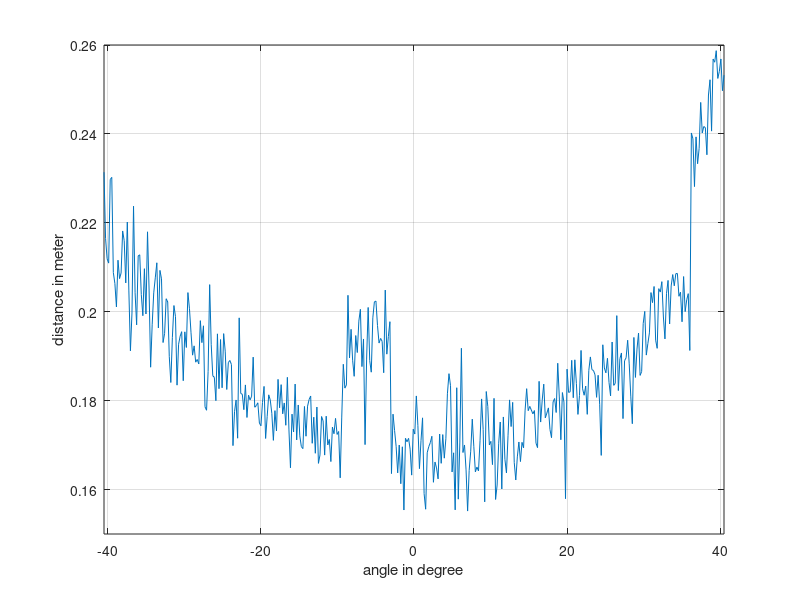

This figure's MATLAB source:
data = [0.252782, 0.25202, 0.251267, 0.250521, 0.249782, 0.249051, 0.248327, 0.247611, 0.246902, 0.2462, 0.245505, 0.244817, 0.244136, 0.243461, 0.242794, 0.242133, 0.241479, 0.240831, 0.24019, 0.239555, 0.238927, 0.238304, 0.207654, 0.207121, 0.206594, 0.206072, 0.205555, 0.205043, 0.204536, 0.204034, 0.203538, 0.203046, 0.202559, 0.202077, 0.2016, 0.201128, 0.20066, 0.200197, 0.199739, 0.199285, 0.198836, 0.198391, 0.197951, 0.197515, 0.197084, 0.196657, 0.196234, 0.195815, 0.195401, 0.194991, 0.194585, 0.194183, 0.193786, 0.193392, 0.193002, 0.192617, 0.192235, 0.191857, 0.191483, 0.191113, 0.190747, 0.190385, 0.190026, 0.189671, 0.18932, 0.188972, 0.188635, 0.188295, 0.187958, 0.187625, 0.187295, 0.186969, 0.186646, 0.186327, 0.186011, 0.185698, 0.185389, 0.185083, 0.184781, 0.184482, 0.184186, 0.183893, 0.183604, 0.183318, 0.183035, 0.182755, 0.182478, 0.182204, 0.181934, 0.181666, 0.181402, 0.181141, 0.180883, 0.180627, 0.180375, 0.180126, 0.179879, 0.179636, 0.179395, 0.179157, 0.178923, 0.178691, 0.178462, 0.178235, 0.178012, 0.177791, 0.177573, 0.177358, 0.177146, 0.176936, 0.176729, 0.176525, 0.176323, 0.176124, 0.175928, 0.175734, 0.175543, 0.175355, 0.175169, 0.174986, 0.174805, 0.174627, 0.174452, 0.174279, 0.174108, 0.17394, 0.173775, 0.173612, 0.173452, 0.173294, 0.173138, 0.172985, 0.172835, 0.172686, 0.172541, 0.172397, 0.172256, 0.172118, 0.171981, 0.171848, 0.171716, 0.171587, 0.17146, 0.171336, 0.171214, 0.171094, 0.170977, 0.170861, 0.170749, 0.170638, 0.17053, 0.170424, 0.17032, 0.170218, 0.170119, 0.170022, 0.169928, 0.169835, 0.169745, 0.169657, 0.169571, 0.169487, 0.169406, 0.169327, 0.16925, 0.169175, 0.169102, 0.169032, 0.168964, 0.168898, 0.168834, 0.168772, 0.168712, 0.168655, 0.1686, 0.168547, 0.168496, 0.168447, 0.1684, 0.168356, 0.168313, 0.168273, 0.168235, 0.168199, 0.168165, 0.168133, 0.168104, 0.168076, 0.168051, 0.168028, 0.168007, 0.167988, 0.167971, 0.167956, 0.167943, 0.167933, 0.167924, 0.167918, 0.167914, 0.167911, 0.167911, 0.167913, 0.167918, 0.167924, 0.167932, 0.167943, 0.167955, 0.16797, 0.167987, 0.168006, 0.168027, 0.16805, 0.168076, 0.168103, 0.168133, 0.192487, 0.192525, 0.192566, 0.19261, 0.192656, 0.192704, 0.192755, 0.192809, 0.192864, 0.192923, 0.192983, 0.193047, 0.193112, 0.19318, 0.193251, 0.193324, 0.1934, 0.193478, 0.193558, 0.193641, 0.193727, 0.193815, 0.193905, 0.193998, 0.194094, 0.194192, 0.194293, 0.190099, 0.185783, 0.181661, 0.17772, 0.173949, 0.170337, 0.170173, 0.170279, 0.170387, 0.170497, 0.17061, 0.170725, 0.170842, 0.170961, 0.171083, 0.171208, 0.171334, 0.171463, 0.171594, 0.171728, 0.171864, 0.172002, 0.172143, 0.172286, 0.172431, 0.172579, 0.17273, 0.172882, 0.173038, 0.173195, 0.173355, 0.173518, 0.173683, 0.173851, 0.174021, 0.174194, 0.174369, 0.174546, 0.174727, 0.17491, 0.175095, 0.175283, 0.175474, 0.175667, 0.175863, 0.176061, 0.176263, 0.176467, 0.176673, 0.176883, 0.177095, 0.177309, 0.177527, 0.177747, 0.17797, 0.178196, 0.178425, 0.178656, 0.178891, 0.179128, 0.179368, 0.179611, 0.179857, 0.180106, 0.180358, 0.180613, 0.180871, 0.181132, 0.181395, 0.181662, 0.181932, 0.182205, 0.182482, 0.182761, 0.183044, 0.183329, 0.183618, 0.18391, 0.184206, 0.184504, 0.184806, 0.185112, 0.18542, 0.185732, 0.186048, 0.186366, 0.186689, 0.187014, 0.187344, 0.187676, 0.188012, 0.188352, 0.188696, 0.189043, 0.189394, 0.189748, 0.190106, 0.190468, 0.190834, 0.191203, 0.191577, 0.191954, 0.192335, 0.19272, 0.193109, 0.193502, 0.193899, 0.1943, 0.194706, 0.195115, 0.195529, 0.195947, 0.196369, 0.196795, 0.197226, 0.197661, 0.198101, 0.198545, 0.198993, 0.199446, 0.199904, 0.200366, 0.200833, 0.201305, 0.201781, 0.202262, 0.202748, 0.203239, 0.203735, 0.204236, 0.204742, 0.205253, 0.205769, 0.206291, 0.206817, 0.207349, 0.207887, 0.20843, 0.208978, 0.209531, 0.210091, 0.210656, 0.211226, 0.211803, 0.212385, 0.212973, 0.213568, 0.214168, 0.214774, 0.215386, 0.216005, 0.21663, 0.217261, 0.217899, 0.218543, 0.219194, 0.219851, 0.220516];
angle = linspace(-40.5081, 40.5081, numel(data))
plot(angle, fliplr(data) + randn(1, numel(data))*0.007)
xlim([-40.5081 40.5081])
ylim([0.15 0.26])
xlabel('angle in degree')
ylabel('distance in meter')
grid on


